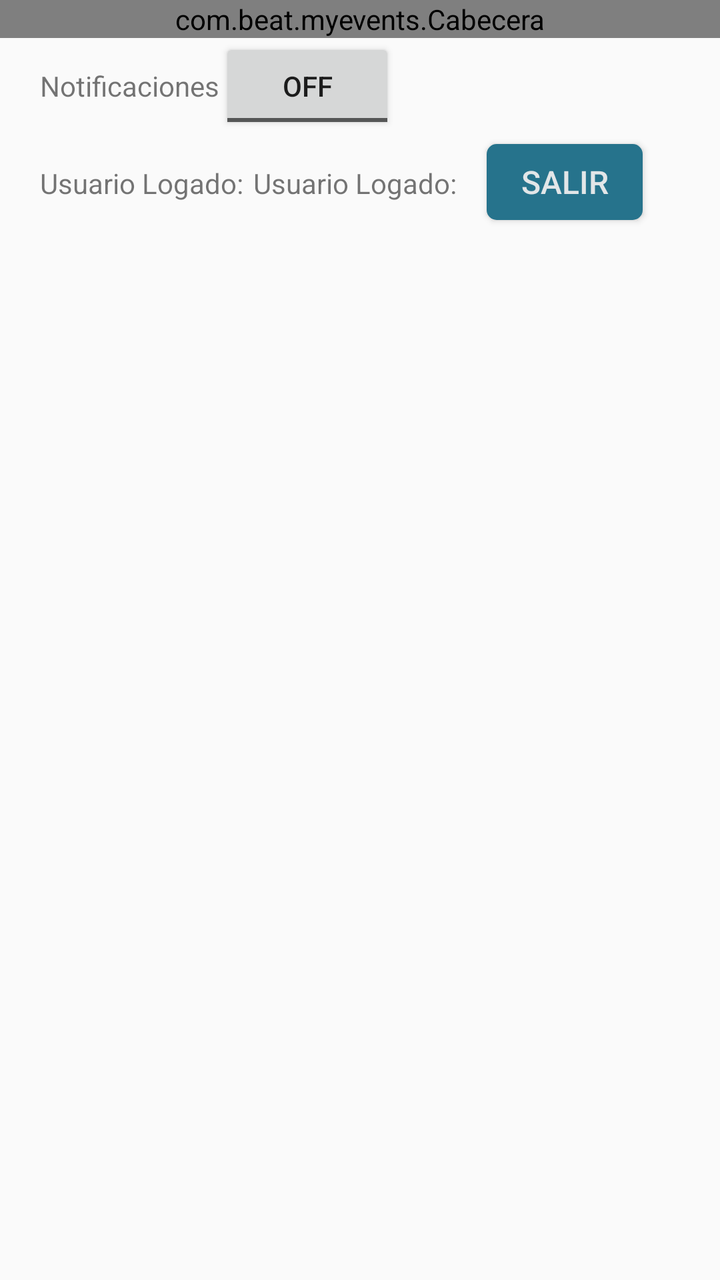
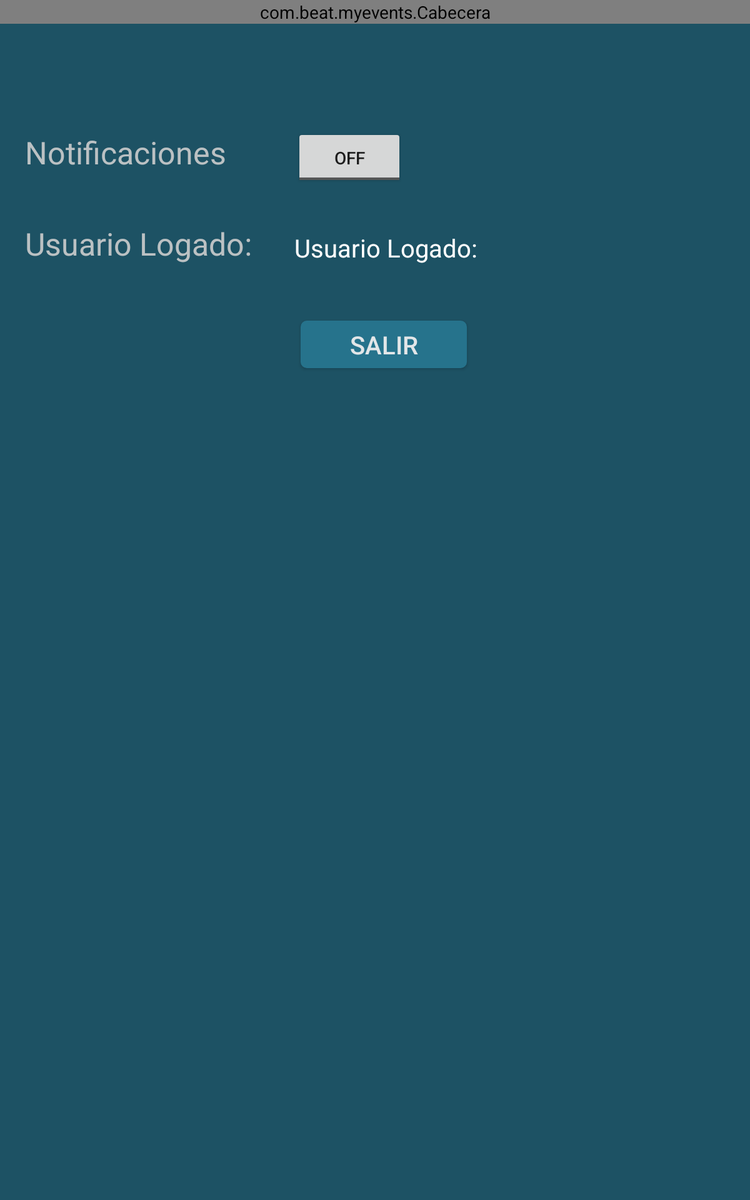

The same Android screen from two of the app's own layout files: first res/layout/ as a phone draws it, then the repository's variant for another configuration, drawn on a device whose configuration selects that folder. Both files follow.
<!-- AndroidManifest.xml: application theme AppTheme -->
<!-- res/layout/fragment_pref.xml -->
<LinearLayout xmlns:android="http://schemas.android.com/apk/res/android"
    android:layout_width="match_parent"
    android:layout_height="match_parent"
    android:orientation="vertical" >

    <com.beat.myevents.Cabecera
        android:id="@+id/cabecera"
        android:layout_width="match_parent"
        android:layout_height="wrap_content" >
    </com.beat.myevents.Cabecera>

    <LinearLayout
        android:layout_width="match_parent"
        android:layout_height="wrap_content"
        android:orientation="horizontal"
        android:layout_marginLeft="20dp" >

        <TextView
            android:id="@+id/textNotif"
            android:layout_width="wrap_content"
            android:layout_height="wrap_content"
            android:text="@string/notif" />

        <ToggleButton
            android:id="@+id/toggleButton1"
            android:layout_width="wrap_content"
            android:layout_height="wrap_content"
            />
    </LinearLayout>
    <LinearLayout
        android:layout_width="match_parent"
        android:layout_height="wrap_content"
        android:orientation="horizontal"
        android:layout_marginLeft="20dp" >
    
    <TextView
        
        android:layout_width="wrap_content"
        android:layout_height="wrap_content"
        android:text="@string/logedUser" />
        <TextView
        android:id="@+id/logedUser"
        android:layout_width="wrap_content"
        android:layout_height="wrap_content"
        android:text="@string/logedUser"
        android:layout_marginLeft="5dp" 
        android:color="@color/gray"/>

    <Button
        android:id="@+id/buttonFav"
        style="@style/Button"
        android:layout_width="wrap_content"
        android:layout_height="wrap_content"
        android:text="@string/exit" 
        android:layout_marginLeft="10dp"/>
</LinearLayout>
</LinearLayout>
<!-- resources referenced by this layout -->
<resources>
  <color name="gray">#BBC1C3</color>
  <string name="exit">Salir</string>
  <string name="logedUser">Usuario Logado:</string>
  <string name="notif">Notificaciones</string>
  <style name="Button">
          <item name="android:layout_width">match_parent</item>
          <item name="android:layout_height">50dp</item>
          <item name="android:textColor">#e2e6e8</item>
          <item name="android:textColorHighlight">#FFFF00</item>
          <item name="android:typeface">normal</item>
          <item name="android:textSize">16sp</item>
     
   
          <item name="android:background">@drawable/button</item>
          
      </style>
  <style name="AppTheme" parent="AppBaseTheme">
          
      </style>
  <!-- drawable button (drawable-hdpi) -->
  <?xml version="1.0" encoding="utf-8"?>
  <inset xmlns:android="http://schemas.android.com/apk/res/android"
      android:insetLeft="5dp"
      android:insetRight="5dp"
      android:insetTop="5dp"
      android:insetBottom="5dp">
      
   <shape xmlns:android="http://schemas.android.com/apk/res/android" android:shape="rectangle">
      <corners android:radius="5dp"/> 
   
     <solid android:color="#26738c"/>
   </shape>
  </inset>
  <style name="AppBaseTheme" parent="Theme.AppCompat.Light">
          
      </style>
</resources>
<!-- res/layout-large/fragment_pref.xml (the repository's variant of the layout above) -->
<!-- drawn on a 7-inch tablet held upright -->
<RelativeLayout xmlns:android="http://schemas.android.com/apk/res/android"
    android:layout_width="match_parent"
    android:layout_height="match_parent"
    android:background="@color/darkBlue"
    android:orientation="vertical" >

    <com.beat.myevents.Cabecera
        android:id="@+id/cabecera"
        android:layout_width="match_parent"
        android:layout_height="wrap_content" >
    </com.beat.myevents.Cabecera>

    <LinearLayout
        android:id="@+id/linearLayout1"
        android:layout_width="match_parent"
        android:layout_height="wrap_content"
        android:layout_marginLeft="20dp"
        android:orientation="horizontal" >
    </LinearLayout>

    <LinearLayout
        android:layout_width="match_parent"
        android:layout_height="wrap_content"
        android:layout_marginLeft="20dp"
        android:orientation="horizontal" >
    </LinearLayout>

    <TextView
        android:id="@+id/logedUser"
        android:layout_width="wrap_content"
        android:layout_height="wrap_content"
        android:layout_alignBottom="@+id/price"
        android:layout_marginLeft="34dp"
        android:layout_toRightOf="@+id/price"
        android:text="@string/logedUser"
        android:textColor="@color/white"
        android:textSize="20sp"
        android:color="@color/gray" />

    <ToggleButton
        android:id="@+id/toggleButton1"
        android:layout_width="wrap_content"
        android:layout_height="wrap_content"
        android:layout_alignLeft="@+id/logedUser"
        android:layout_below="@+id/cabecera"
        android:layout_marginTop="83dp" />

    <TextView
        android:id="@+id/textNotif"
        android:layout_width="wrap_content"
        android:layout_height="wrap_content"
        android:layout_alignBaseline="@+id/toggleButton1"
        android:layout_alignBottom="@+id/toggleButton1"
        android:layout_alignLeft="@+id/linearLayout1"
        android:text="@string/notif"
        android:textColor="@color/gray"
        android:textSize="25sp" />

    <TextView
        android:id="@+id/price"
        android:layout_width="wrap_content"
        android:layout_height="wrap_content"
        android:layout_alignLeft="@+id/textNotif"
        android:layout_below="@+id/toggleButton1"
        android:layout_marginTop="28dp"
        android:text="@string/logedUser"
        android:textColor="@color/gray"
        android:textSize="25sp" />

    <Button
        android:id="@+id/button1"
        style="@style/Button"
        android:layout_width="143dp"
        android:layout_height="wrap_content"
        android:layout_alignLeft="@+id/logedUser"
        android:layout_below="@+id/logedUser"
        android:layout_marginTop="40dp"
        android:text="@string/exit"
        android:textSize="20sp" />

</RelativeLayout>
<!-- resources referenced by the variant -->
<!-- as a 7-inch tablet held upright resolves them -->
<resources>
  <color name="darkBlue"> #1D5264</color>
  <color name="gray">#BBC1C3</color>
  <color name="white">#FFFFFF</color>
  <string name="exit">Salir</string>
  <string name="logedUser">Usuario Logado:</string>
  <string name="notif">Notificaciones</string>
  <style name="Button">
          <item name="android:layout_width">match_parent</item>
          <item name="android:layout_height">50dp</item>
          <item name="android:textColor">#e2e6e8</item>
          <item name="android:textColorHighlight">#FFFF00</item>
          <item name="android:typeface">normal</item>
          <item name="android:textSize">16sp</item>
     
   
          <item name="android:background">@drawable/button</item>
          
      </style>
  <style name="AppTheme" parent="AppBaseTheme">
          
      </style>
  <!-- drawable button (drawable-hdpi) -->
  <?xml version="1.0" encoding="utf-8"?>
  <inset xmlns:android="http://schemas.android.com/apk/res/android"
      android:insetLeft="5dp"
      android:insetRight="5dp"
      android:insetTop="5dp"
      android:insetBottom="5dp">
      
   <shape xmlns:android="http://schemas.android.com/apk/res/android" android:shape="rectangle">
      <corners android:radius="5dp"/> 
   
     <solid android:color="#26738c"/>
   </shape>
  </inset>
  <style name="AppBaseTheme" parent="Theme.AppCompat.Light">
          
      </style>
</resources>
